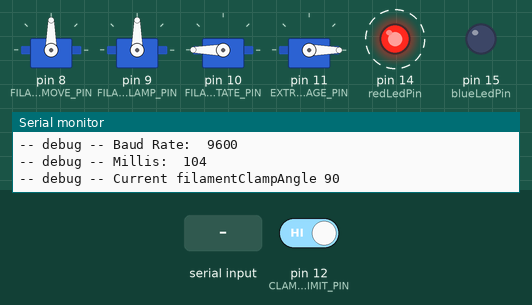
Bench run of a sketch on a simulated Arduino Uno, built with avr-gcc and run on an emulated ATmega328P. Shown: 4 × servo, output pins drawn as LEDs (lit = HIGH), the last lines printed to the serial monitor. Dashed ring = blinking. Inputs (shaded band) come from the test bench; at power-on: pin 12 (CLAMP_LIMIT_PIN) HIGH.

Above: at 11.3 s.
11.4 s: "C,1\n" received over Serial
At 11.58 s:
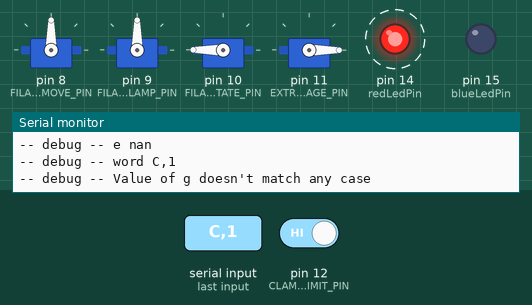
14.4 s: "90,45,200,10\n" received over Serial
At 14.58 s:
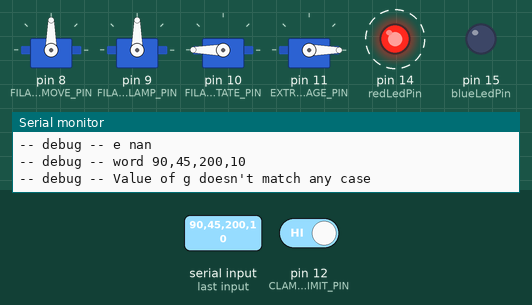
20.4 s: "C,150\n" received over Serial
At 20.58 s:
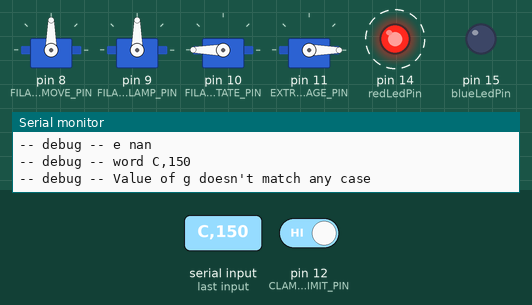
23.4 s: "90,45,200\n" received over Serial
At 23.58 s:
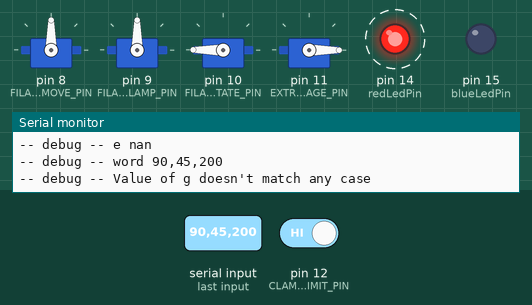
Timing chart, 0 to 30.4 s (numbered marks = the images above; inputs shaded):
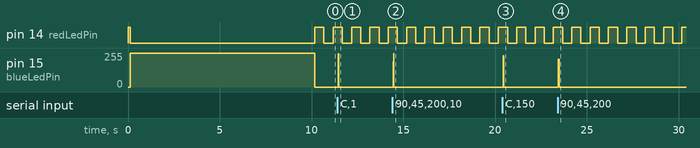

Measured:
- after the input at 11.4 s, pin 15 (blueLedPin): 0/255 → 248/255 at once, → 0/255 0.04 s later
- after the input at 14.4 s, pin 15 (blueLedPin): 0/255 → 189/255 at once, → 255/255 0.04 s later, → 0/255 0.01 s later
- after the input at 20.4 s, pin 15 (blueLedPin): 0/255 → 235/255 at once, → 0/255 0.04 s later
- after the input at 23.4 s, pin 15 (blueLedPin): 0/255 → 209/255 at once, → 0/255 0.04 s later
- by itself, pin 14 (redLedPin): alternates HIGH for 0.50 s and LOW for 0.50 s

The sketch:

inchworm.ino
```cpp
/*

GCODE implementation:

G28 C0 : Move clamp servo to home position signaled by limit switch.

G1 E10 F10 : Extrude 10 mm of filament, feed rate currently ignore.

*/


#include <TimeLib.h>
#include <Servo.h>
#include <string.h>
#include <ezButton.h>

float nan = sqrt(-1);

// Servo pins
const int FILAMENT_MOVE_PIN = 8;
const int FILAMENT_CLAMP_PIN = 9;
const int FILAMENT_ROTATE_PIN = 10;
const int EXTRUDER_ENGAGE_PIN = 11;

// Servo objects
Servo filamentMoveServo;
Servo filamentClampServo;
Servo filamentRotateServo;
Servo extruderEngageServo;


// Servo angles
static int filamentMoveAngle = 90;
static int filamentClampAngle = 90;
static int filamentRotateAngle = 180;
static int extruderEngageAngle = 0;


static bool enableMoveServo = false;
static bool enableClampServo = true;
static bool enableRotateServo = false;
static bool enableEngageServo = false;

const int CLAMP_LIMIT_PIN = 12;
ezButton clampLimitSwitch(CLAMP_LIMIT_PIN);  // create ezButton object that attach to pin 7;

int unclamp_angle = 10;
int clamp_angle = 170;

const int redLedPin = 14;
const int blueLedPin = 15;

unsigned long previousMillisLedHeartBeat = 0;
unsigned long previousMillisSerial = 0;  // Update the previousMillis value
int heartbeatPin = redLedPin;

int baudRate = 9600;
unsigned long ledHeartBeatInterval = 500;  // Time interval in milliseconds (1 second)
unsigned long intervalSerial = 20000;      // Time interval in milliseconds (1 second)
int ledHeatBeatState = LOW;                // Initial LED state

bool serialIsAvailable = false;

static const char* logPrefix = "-- debug --";

const int BUFFER_SIZE = 256;    // Size of the input buffer
char inputBuffer[BUFFER_SIZE];  // Input buffer to store characters
int bufferIndex = 0;            // Index to keep track of the buffer position

template<typename T, typename... Args>
void debugLog(T first, Args... args) {
  Serial.print(logPrefix);
  Serial.print(" ");
  Serial.print(first);
  ((Serial.print(" "), Serial.print(args)), ...);
  Serial.println();
}


// Function to update filament move angle
void updateFilamentMoveAngle(int angle) {
  if (enableMoveServo) {
    filamentMoveAngle = angle;
    filamentMoveServo.write(filamentMoveAngle);
  }
}

// Function to update filament clamp angle
void updateFilamentClampAngle(const int angle) {
  if (enableMoveServo) {
    filamentClampAngle = angle;
    filamentClampServo.write(filamentClampAngle);
    debugLog("Current filamentClampAngle", filamentClampAngle);
  }
}

// Function to update filament rotate angle
void updateFilamentRotateAngle(const int angle) {
  if (enableRotateServo) {
    filamentRotateAngle = angle;
    filamentRotateServo.write(filamentRotateAngle);
  }
}

// Function to update extruder engage angle
void updateExtruderEngageAngle(const int angle) {
  if (enableEngageServo) {
    extruderEngageAngle = angle;
    extruderEngageServo.write(extruderEngageAngle);
  }
}


void acknowledgeCommand(const String& command) {
  // Calculate the checksum
  byte checksum = calculateChecksum(command);

  Serial.print("OK");
  Serial.print(" ");
  Serial.println(checksum, HEX);
  Serial.flush();
}

byte calculateChecksum(const String& command) {
  byte checksum = 0;
  for (size_t i = 0; i < command.length(); i++) {
    checksum ^= command[i];
  }
  return checksum;
}


void writePeriodicMessage() {
  // Get the current time
  int currentHour = hour();
  int currentMinute = minute();
  int currentSecond = second();

  int state = clampLimitSwitch.getState();
  String message;
  if (state == HIGH)
    message = "The clamp limit switch: UNTOUCHED";
  else
    message = "The clamp limit switch: TOUCHED";

  // Display the periodic message with the current time
  debugLog("Current time: ", currentHour, ":", currentMinute, ":", currentSecond, message);
  Serial.flush();
}


void ledHeartBeat() {
  unsigned long currentMillis = millis();

  // Check if the specified interval has elapsed
  if (currentMillis - previousMillisLedHeartBeat >= ledHeartBeatInterval) {
    previousMillisLedHeartBeat = currentMillis;

    // Toggle the state of the red LED
    if (ledHeatBeatState == LOW) {
      ledHeatBeatState = HIGH;
    } else {
      ledHeatBeatState = LOW;
    }

    digitalWrite(heartbeatPin, ledHeatBeatState);  // Update the LED state
  }
}


void serialHeartBeat() {
  unsigned long currentMillis = millis();
  if (currentMillis - previousMillisSerial >= intervalSerial) {
    previousMillisSerial = currentMillis;  // Update the previousMillis value
    writePeriodicMessage();
  }
}

void extrude(const float mm_of_filament, const float feedrate_mm_per_minute) {
  if (mm_of_filament > 0) {
    updateFilamentClampAngle(unclamp_angle);
    delay(2000);  // Time interval to allow  clamp to open
    updateFilamentMoveAngle(0);
    delay(2000);  // Time interval to allow  traveller to get into position
    updateFilamentClampAngle(clamp_angle);
    // Ignore feedrate for now!
    updateFilamentMoveAngle(mm_of_filament);
    delay(4000);
  } else {
    updateFilamentClampAngle(unclamp_angle);  // Unclamp
    delay(2000);                              // Time interval to allow  clamp to open
    updateFilamentMoveAngle(135);
    delay(2000);                            // Time interval to allow  traveller to get into position
    updateFilamentClampAngle(clamp_angle);  // Clamp
    // Ignore feedrate for now!
    updateFilamentMoveAngle(135 + mm_of_filament);
    delay(4000);
  }
}


void home_clamp_servo() {
  float increment = 1;
  float clamp_angle = 90;
  delay(1000);
  updateFilamentClampAngle(clamp_angle);
  clampLimitSwitch.loop();
  while(clampLimitSwitch.getState() == LOW) {
    delay(1000);
    clampLimitSwitch.loop();
  }
  for (clamp_angle = 90; clamp_angle < 180; clamp_angle += increment) {
    updateFilamentClampAngle(clamp_angle);
    clampLimitSwitch.loop();
    int state = clampLimitSwitch.getState();
    if (state == LOW) {
      break;
    }
  }
  debugLog("Fast find clamp limit:", clamp_angle);
}


void handleSerial() {
  if (Serial.available() > 0) {
    digitalWrite(blueLedPin, HIGH);
    char serialChar = Serial.read();

    if (serialChar != '\n' && serialChar != '\r') {
      // Add character to the buffer
      inputBuffer[bufferIndex] = serialChar;
      bufferIndex++;

      // Check if buffer is full
      if (bufferIndex >= BUFFER_SIZE - 1) {
        inputBuffer[bufferIndex] = '\0';  // Null-terminate the buffer
        bufferIndex = 0;                  // Reset buffer index
        processInputBuffer();             // Process the received line
      }
    } else {
      // Line ending character encountered
      inputBuffer[bufferIndex] = '\0';  // Null-terminate the buffer
      bufferIndex = 0;                  // Reset buffer index
      processInputBuffer();             // Process the received line
    }
    digitalWrite(blueLedPin, LOW);
  }
}


void processInputBuffer() {
  String gcode_line(inputBuffer);
  acknowledgeCommand(gcode_line);
  debugLog("Received ", gcode_line);
  char* token;
  char delimiter = " ";
  token = strtok(inputBuffer, &delimiter);
  String word;
  float g = nan;
  float e = nan;
  float f = nan;
  float c = nan;
  debugLog("e", e);
  while (token != NULL) {
    word = token;
    debugLog("word", word);
    if (word.startsWith("C")) {
      c = word.substring(1).toFloat();
    } else if (word.startsWith("E")) {
      e = word.substring(1).toFloat();
    } else if (word.startsWith("E")) {
      e = word.substring(1).toFloat();
    } else if (word.startsWith("F")) {
      f = word.substring(1).toFloat();
    } else if (word.startsWith("G")) {
      g = word.substring(1).toFloat();
    }
    token = strtok(NULL, &delimiter);
  }

  switch (int(g)) {
    case 1:
      if (e != 0) {
        debugLog("Handle extrusion command.");
        float mm_of_filament = e;
        float feedrate_mm_per_minute = f;
        extrude(mm_of_filament, feedrate_mm_per_minute);
      }
      break;
    case 10:
      // Code to execute when g is 10.0
      debugLog("Value of g is 10");
      break;
    case 28:
      // Home axis
      if (c != 0) {
        home_clamp_servo();
      }
      break;
    default:
      // Code to execute when g doesn't match any case
      debugLog("Value of g doesn't match any case");
      break;
  }
}

void setupServos() {
  if (enableMoveServo) {
    filamentMoveServo.attach(FILAMENT_MOVE_PIN);
  }
  if (enableClampServo) {
    clampLimitSwitch.setDebounceTime(50);  // set debounce time to 50 milliseconds
    filamentClampServo.attach(FILAMENT_CLAMP_PIN);
  }
  if (enableRotateServo) {
    filamentRotateServo.attach(FILAMENT_ROTATE_PIN);
  }
  if (enableEngageServo) {
    extruderEngageServo.attach(EXTRUDER_ENGAGE_PIN);
  }

  // Set initial servo angles
  updateFilamentMoveAngle(filamentMoveAngle);
  updateFilamentClampAngle(filamentClampAngle);
  updateFilamentRotateAngle(filamentRotateAngle);
  updateExtruderEngageAngle(extruderEngageAngle);

  delay(10000);
}

void setupSerial() {
  Serial.begin(baudRate);

  debugLog("--------------");
  debugLog("Sketch Version: 1.1");
  debugLog("Upload Date: ", __DATE__);
  debugLog("Upload Time: ", __TIME__);
  debugLog("Baud Rate: ", baudRate);
  debugLog("Millis: ", millis());
}

void setupLedHeartBeat(const int pin) {
  heartbeatPin = pin;
  pinMode(heartbeatPin, OUTPUT);
}

void setup() {

  // Initialize the digital pin as an output
  pinMode(redLedPin, OUTPUT);
  pinMode(blueLedPin, OUTPUT);

  setupLedHeartBeat(redLedPin);

  digitalWrite(redLedPin, HIGH);
  setupSerial();
  digitalWrite(redLedPin, LOW);

  digitalWrite(blueLedPin, HIGH);
  enableMoveServo = true;
  enableClampServo = true;
  enableRotateServo = true;
  enableEngageServo = true;
  setupServos();
  digitalWrite(blueLedPin, LOW);
}

void loop() {
  clampLimitSwitch.loop();
  if (clampLimitSwitch.isPressed())
    debugLog("The limit switch: UNTOUCHED -> TOUCHED");

  if (clampLimitSwitch.isReleased())
    debugLog("The limit switch: TOUCHED -> UNTOUCHED");
  ledHeartBeat();
  serialHeartBeat();
  handleSerial();
}
```
